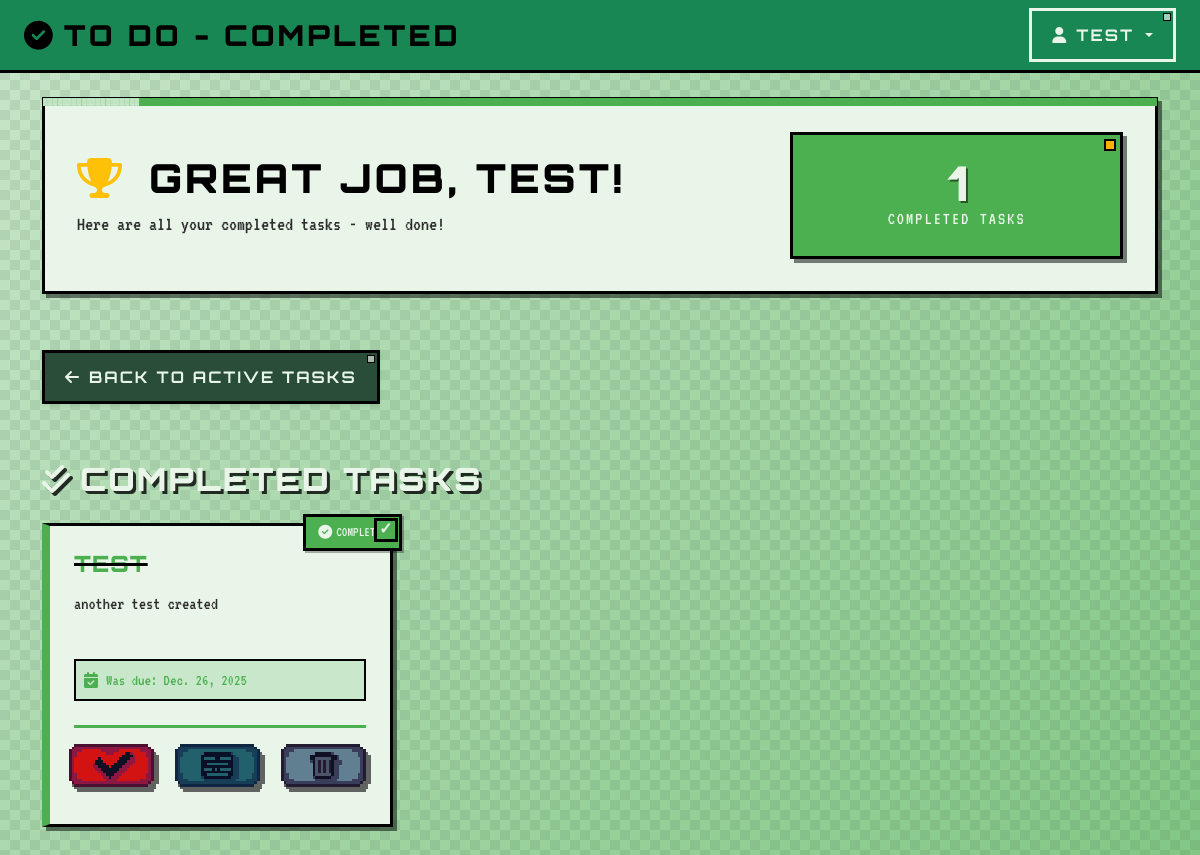
/15/completed_tasks (signed in), run on the app's committed database.
### tasks_app/models.py (models this page shows, shortened)
class User(models.Model):
    username = models.CharField(max_length = 25, unique = True)
    password = models.CharField(max_length = 128)

class Task(models.Model):
    name = models.CharField(max_length = 30)
    description = models.CharField(max_length = 85)
    deadline = models.DateField(null=True, blank=True)
    completed = models.BooleanField(default = False)
    user = models.ForeignKey(User, on_delete=models.CASCADE, related_name = 'tasks')

### tasks_app/views/general_views.py (the view)
# urls.py: path('<int:user_id>', views.user_tasks, name = 'main'),
def user_tasks(request, user_id, completed=False):
    if request.session.get('user_id') != user_id:
        return redirect('index')
    user = get_object_or_404(User, id=user_id)
    tasks = user.tasks.filter(completed=completed)
    template = "completed.html" if completed else "user.html"
    next_url = request.path
    return render(request, template, {
        'user': user,
        'tasks': tasks,
        'next': next_url
    })

### tasks_app/templates/completed.html (shortened to what this page needs)
{% extends 'base.html' %}
{% load static %}
{% block content %}
<nav class="navbar navbar-expand-lg navbar-dark bg-success shadow-sm">
    <div class="container-fluid px-4">
        <a class="navbar-brand fw-bold" href="">
            <i class="fas fa-check-circle me-2"></i>To Do - Completed
        </a>
        <div class="navbar-nav ms-auto">
            <div class="dropdown">
                <button class="btn btn-outline-light dropdown-toggle" type="button" data-bs-toggle="dropdown">
                    <i class="fas fa-user me-2"></i>{{user.username}}
                </button>
            </div>
        </div>
    </div>
</nav>
<div class="dashboard-bg">
    <div class="container py-4">
        <div class="row mb-4">
            <div class="col-12">
                <div class="welcome-card completed-header">
                    <div class="row align-items-center">
                        <div class="col-md-8">
                            <h1 class="welcome-title mb-2">
                                <i class="fas fa-trophy text-warning me-2"></i>
                                Great job, {{user.username}}!
                            </h1>
                            <p class="welcome-subtitle mb-0">Here are all your completed tasks - well done!</p>
                        </div>
                        <div class="col-md-4 text-md-end">
                            <div class="task-counter completed-counter">
                                <span class="counter-number">{{tasks|length}}</span>
                                <span class="counter-label">Completed Tasks</span>
                            </div>
                        </div>
                    </div>
                </div>
            </div>
        </div>
        <div class="row mb-4">
            <div class="col-12">
                <div class="action-section">
                    <a href="{% url 'main' user.id %}" class="btn btn-primary btn-lg shadow-sm me-3">
                        <i class="fas fa-arrow-left me-2"></i>Back to Active Tasks
                    </a>
                </div>
            </div>
        </div>
        <div class="row">
            <div class="col-12">
                <div class="section-header mb-4">
                    <h2 class="section-title">
                        <i class="fas fa-check-double me-2"></i>Completed Tasks
                    </h2>
                </div>
                {% if tasks %}
                    <div class="tasks-grid">
                        {% for task in tasks %}
                        <div class="task-card completed-task-card">
                            <div class="completed-badge">
                                <i class="fas fa-check-circle"></i>
                                <span>Completed</span>
                            </div>
                            <div class="task-header">
                                <h5 class="task-title completed-title">{{task.name}}</h5>
                            </div>
                            <div class="task-body">
                                <p class="task-description completed-description">{{task.description}}</p>
                                <div class="task-meta">
                                    <div class="due-date completed-due-date">
                                        <i class="fas fa-calendar-check me-2"></i>
                                        <span>Was due: {{task.deadline}}</span>
                                    </div>
                                </div>
                            </div>
                            <div class="task-actions completed-actions">
                                <form method="POST" action="{% url 'modify_completition_task' user.id task.id %}?next={{ request.path }}" class="d-inline">
                                    <input type="image" class="action-icon uncomplete-icon" src="{% static 'Descompletado.png' %}" alt="Uncomplete" width="90" title="Mark as Incomplete">
                                </form>
                                <a href="{% url 'modify_task' user.id task.id%}?next={{ request.path }}">
                                    <img class="action-icon" src="{% static 'Modificar.png' %}" alt="Update" width="90" title="Edit Task">
                                </a>
                                <form method="POST" action="{% url 'delete_task' user.id task.id%}?next={{ request.path }}" class="d-inline">
                                    <input type="image" class="action-icon delete-icon" src="{% static 'Eliminar.png' %}" alt="Delete" width="90" onclick="return confirm('Are you sure you want to permanently delete this completed task?')" title="Delete Task">
                                </form>
                            </div>
                        </div>
                        {% endfor %}
                    </div>
                {% endif %}
            </div>
        </div>
    </div>
</div>
{% endblock %}

### data on the page
User: username "TEST"
Task: name "TEST", description "another test created", deadline "Dec. 26, 2025"

### other printed values
{{ tasks|length }} "1"
